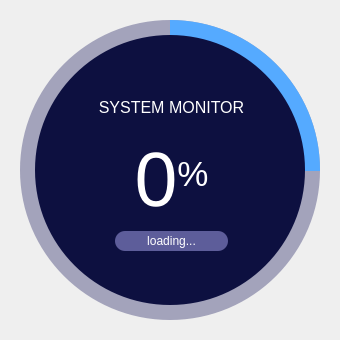
<?xml version="1.0" encoding="UTF-8"?>
<ui version="4.0">
 <class>SplashScreen</class>
 <widget class="QMainWindow" name="SplashScreen">
  <property name="geometry">
   <rect>
    <x>0</x>
    <y>0</y>
    <width>340</width>
    <height>340</height>
   </rect>
  </property>
  <property name="windowTitle">
   <string>MainWindow</string>
  </property>
  <widget class="QWidget" name="centralwidget">
   <widget class="QFrame" name="circularProgressBarBase">
    <property name="geometry">
     <rect>
      <x>10</x>
      <y>10</y>
      <width>320</width>
      <height>320</height>
     </rect>
    </property>
    <property name="frameShape">
     <enum>QFrame::NoFrame</enum>
    </property>
    <property name="frameShadow">
     <enum>QFrame::Raised</enum>
    </property>
    <widget class="QFrame" name="circularProgress">
     <property name="geometry">
      <rect>
       <x>10</x>
       <y>10</y>
       <width>300</width>
       <height>300</height>
      </rect>
     </property>
     <property name="styleSheet">
      <string notr="true">QFrame{
	border-radius: 150px;
	background-color: qconicalgradient(cx:0.5, cy:0.5, angle:90, stop:0.749 rgba(255, 0, 127, 0), stop:0.750 rgba(85, 170, 255, 255));
}</string>
     </property>
     <property name="frameShape">
      <enum>QFrame::NoFrame</enum>
     </property>
     <property name="frameShadow">
      <enum>QFrame::Raised</enum>
     </property>
    </widget>
    <widget class="QFrame" name="circularBg">
     <property name="geometry">
      <rect>
       <x>10</x>
       <y>10</y>
       <width>300</width>
       <height>300</height>
      </rect>
     </property>
     <property name="styleSheet">
      <string notr="true">QFrame{
	border-radius: 150px;
	background-color: rgba(77, 77, 127, 120);
}</string>
     </property>
     <property name="frameShape">
      <enum>QFrame::NoFrame</enum>
     </property>
     <property name="frameShadow">
      <enum>QFrame::Raised</enum>
     </property>
    </widget>
    <widget class="QFrame" name="container">
     <property name="geometry">
      <rect>
       <x>25</x>
       <y>25</y>
       <width>270</width>
       <height>270</height>
      </rect>
     </property>
     <property name="styleSheet">
      <string notr="true">QFrame{
	border-radius: 135px;
	background-color: rgb(13, 16, 64);
}</string>
     </property>
     <property name="frameShape">
      <enum>QFrame::NoFrame</enum>
     </property>
     <property name="frameShadow">
      <enum>QFrame::Raised</enum>
     </property>
     <widget class="QWidget" name="layoutWidget">
      <property name="geometry">
       <rect>
        <x>40</x>
        <y>50</y>
        <width>193</width>
        <height>217</height>
       </rect>
      </property>
      <layout class="QGridLayout" name="gridLayout">
       <item row="0" column="0">
        <widget class="QLabel" name="labelTitle">
         <property name="font">
          <font>
           <family>Helvetica Neue</family>
           <pointsize>12</pointsize>
          </font>
         </property>
         <property name="styleSheet">
          <string notr="true">background-color: none;
color: #FFFFFF</string>
         </property>
         <property name="text">
          <string>&lt;html&gt;&lt;head/&gt;&lt;body&gt;&lt;p&gt;SYSTEM MONITOR&lt;/p&gt;&lt;/body&gt;&lt;/html&gt;</string>
         </property>
         <property name="alignment">
          <set>Qt::AlignCenter</set>
         </property>
        </widget>
       </item>
       <item row="1" column="0">
        <widget class="QLabel" name="labelPercentage">
         <property name="font">
          <font>
           <family>Helvetica Neue</family>
           <pointsize>68</pointsize>
          </font>
         </property>
         <property name="styleSheet">
          <string notr="true">background-color: none;
color: #FFFFFF</string>
         </property>
         <property name="text">
          <string>&lt;p&gt;&lt;span style=&quot; font-size:58pt;&quot;&gt;0&lt;/span&gt;&lt;span style=&quot; font-size:40pt; vertical-align:super;&quot;&gt;%&lt;/span&gt;&lt;/p&gt;</string>
         </property>
         <property name="alignment">
          <set>Qt::AlignCenter</set>
         </property>
        </widget>
       </item>
       <item row="2" column="0">
        <widget class="QLabel" name="labelLoadingInfo">
         <property name="minimumSize">
          <size>
           <width>0</width>
           <height>20</height>
          </size>
         </property>
         <property name="maximumSize">
          <size>
           <width>16777215</width>
           <height>20</height>
          </size>
         </property>
         <property name="font">
          <font>
           <family>Helvetica Neue</family>
           <pointsize>9</pointsize>
          </font>
         </property>
         <property name="styleSheet">
          <string notr="true">QLabel{
	border-radius: 10px;	
	background-color: rgb(93, 93, 154);
	color: #FFFFFF;
	margin-left: 40px;
	margin-right: 40px;
}</string>
         </property>
         <property name="frameShape">
          <enum>QFrame::NoFrame</enum>
         </property>
         <property name="text">
          <string>loading...</string>
         </property>
         <property name="alignment">
          <set>Qt::AlignCenter</set>
         </property>
        </widget>
       </item>
       <item row="3" column="0">
        <widget class="QLabel" name="labelCredits">
         <property name="styleSheet">
          <string notr="true">background-color: none;
color: rgb(155, 155, 255);
font-size: 12px;</string>
         </property>
         <property name="text">
          <string/>
         </property>
         <property name="alignment">
          <set>Qt::AlignCenter</set>
         </property>
        </widget>
       </item>
      </layout>
     </widget>
    </widget>
    <zorder>circularBg</zorder>
    <zorder>circularProgress</zorder>
    <zorder>container</zorder>
   </widget>
  </widget>
 </widget>
 <resources/>
 <connections/>
</ui>
